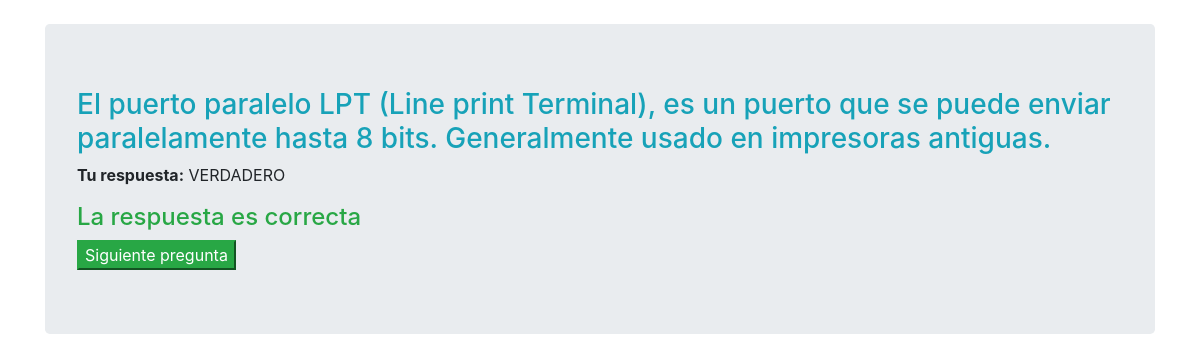
The page /resultado/294 on the database its author committed.
### Quiz/models.py (models this page shows, shortened)
class PreguntasRespondidas(models.Model):
	quizUser = models.ForeignKey(QuizUsuario, on_delete=models.CASCADE, related_name='intentos')
	nombreUser = models.ForeignKey(QuizUsuario, on_delete=models.CASCADE, related_name='intentos_username', null=True)
	pregunta = models.ForeignKey(Pregunta, on_delete=models.CASCADE, related_name='texto_pregunta')
	respuesta = models.ForeignKey(ElegirRespuesta, on_delete=models.CASCADE, null=True)
	dificultad = models.IntegerField(verbose_name='Dificultad de la pregunta', null=True)
	uso_ayuda = models.BooleanField(verbose_name='¿Utilizo ayuda?', default=False)
	tiempo_pregunta = models.IntegerField(verbose_name='Tiempo que de la pregunta', null=True)
	correcta  = models.BooleanField(verbose_name='¿Es esta la respuesta correcta?', default=False)
	puntaje_obtenido = models.DecimalField(verbose_name='Puntaje Obtenido', default=0, decimal_places=2, max_digits=6)

class Pregunta(models.Model):
	NUMER_DE_RESPUESTAS_PERMITIDAS = 1
	texto = models.TextField(verbose_name='Texto de la pregunta')
	dificultad = models.IntegerField(verbose_name='Dificultad pregunta', null=True)
	max_puntaje = models.DecimalField(verbose_name='Maximo Puntaje', default=3, decimal_places=2, max_digits=6)
	tipo = models.TextField(verbose_name='Tipo de pregunta')
	unidad = models.IntegerField(verbose_name='Unidad a la que pertenece')

class ElegirRespuesta(models.Model):
	MAXIMO_RESPUESTA = 3
	MINIMO_RESPUESTA = 2
	pregunta = models.ForeignKey(Pregunta, related_name='opciones', on_delete=models.CASCADE)
	correcta = models.BooleanField(verbose_name='¿Es esta la pregunta correcta?', default=False)
	texto = models.TextField(verbose_name='Texto de la respuesta')

### Quiz/views.py (the view)
# urls.py: path('resultado/<int:pregunta_respondida_pk>', resultado, name='resultado'),
def resultado(request, pregunta_respondida_pk):
	respondida = get_object_or_404(PreguntasRespondidas, pk=pregunta_respondida_pk)
	context = {
		'respondida':respondida
	}
	return render(request, 'play/resultado.html', context)

### template/play/resultado.html (shortened to what this page needs)
{% extends 'base.html' %}
{% load static %}
{% block contenido %}
<div class="container">
	<div class="jumbotron my-4">
		<h3 class="text-info">{{respondida.pregunta.texto|safe}}</h3>
		<p>
			<strong>Tu respuesta:</strong>
			{{respondida.respuesta.texto|safe}}
		</p>
	{% if respondida.respuesta.correcta %}
		<h4 class="text-success">La respuesta es correcta</h4>
	{% endif %}
	<a href="{% url 'jugar' %}">
		<button class="btn-success">
			Siguiente pregunta
		</button>
	</a>
	</div>
</div>
{% endblock %}

### rows shown on the page
PreguntasRespondidas: pregunta.texto "El puerto paralelo LPT (Line print Terminal), es un puerto que se puede enviar paralelamente hasta 8 bits. Generalmente usado en impresoras antiguas.", respuesta.texto "VERDADERO"
